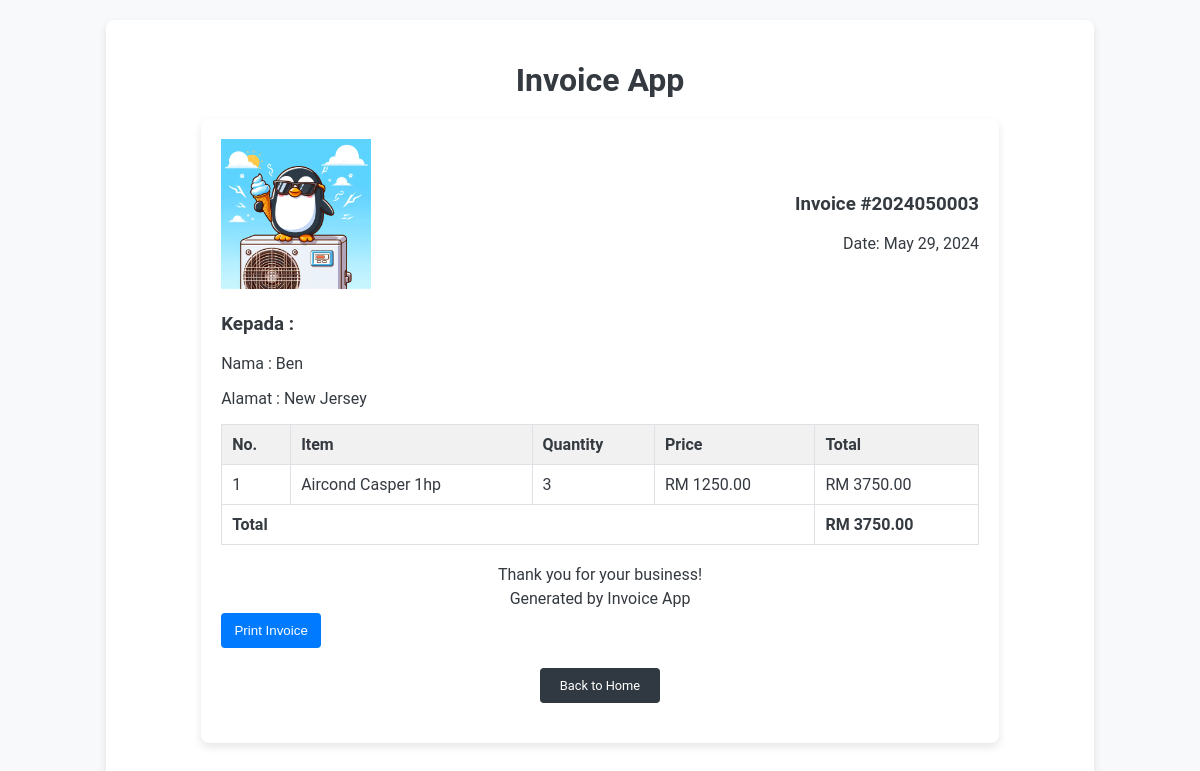
/invoice/3, run on the app's committed database.
### app.py (models this page shows)
class Invoice(db.Model):
    id = db.Column(db.Integer, primary_key=True)
    invoice_number = db.Column(db.String(20), unique=True, nullable=False)  # Updated field name
    client_id = db.Column(db.Integer, db.ForeignKey('client.id'), nullable=False)
    date = db.Column(db.DateTime, default=datetime.now)
    total = db.Column(db.Float, nullable=False)
    client = db.relationship('Client', backref=db.backref('invoices', lazy=True))

class Client(db.Model):
    id = db.Column(db.Integer, primary_key=True)
    name = db.Column(db.String(100), nullable=False)
    email = db.Column(db.String(100), nullable=False)
    phone = db.Column(db.String(20), nullable=False)
    address = db.Column(db.String(200), nullable=False)

class InvoiceItem(db.Model):
    id = db.Column(db.Integer, primary_key=True)
    invoice_id = db.Column(db.Integer, db.ForeignKey('invoice.id'), nullable=False)
    service_id = db.Column(db.Integer, db.ForeignKey('service.id'), nullable=False)
    quantity = db.Column(db.Integer, nullable=False)
    cost = db.Column(db.Float, nullable=False)
    invoice = db.relationship('Invoice', backref=db.backref('items', lazy=True))
    service = db.relationship('Service', backref=db.backref('items', lazy=True))

class Service(db.Model):
    id = db.Column(db.Integer, primary_key=True)
    description = db.Column(db.String(200), nullable=False)
    cost = db.Column(db.Numeric(10,2), nullable=False)
    type = db.Column(db.String(100), nullable=False)

### app.py (the view)
@app.route('/invoice/<int:invoice_id>')
def view_invoice(invoice_id):
    invoice = Invoice.query.get(invoice_id)
    return render_template('view_invoice.html', invoice=invoice)

### templates/view_invoice.html
{% extends "base.html" %} {% block content %}
<div class="invoice-container">
  <div class="invoice-header">
    <div class="logo">
      <img src="images/logo1.jpg" alt="Company Logo" />
    </div>
    <div class="invoice-details">
      <h3>Invoice #{{ invoice.invoice_number }}</h3>
      <p>Date: {{ invoice.date.strftime('%B %d, %Y') }}</p>
    </div>
  </div>
  <div class="client-details">
    <h3>Kepada :</h3>
    <p>Nama : {{ invoice.client.name }}</p>
    <p>Alamat : {{ invoice.client.address }}</p>
  </div>
  <table class="invoice-table">
    <thead>
      <tr>
        <th>No.</th>
        <th>Item</th>
        <th>Quantity</th>
        <th>Price</th>
        <th>Total</th>
      </tr>
    </thead>
    <tbody>
      {% for item in invoice.items %}
      <tr>
        <td>{{ loop.index }}</td>
        <td>{{ item.service.description }}</td>
        <td>{{ item.quantity }}</td>
        <td>RM {{ item.service.cost|round(2) }}</td>
        <td>RM {{ "%.2f"|format(item.cost) }}</td>
      </tr>
      {% endfor %}
    </tbody>
    <tfoot>
      <tr>
        <td colspan="4">Total</td>
        <td>RM {{ "%.2f"|format(invoice.total)}}</td>
      </tr>
    </tfoot>
  </table>
  <div class="invoice-footer">
    <p>Thank you for your business!</p>
    <p>Generated by Invoice App</p>
  </div>
  <div class="invoice-actions">
    <button onclick="window.print()" class="btn print-invoice">
      Print Invoice
    </button>
  </div>
  <a href="{{ url_for('index') }}" class="btn return-home">Back to Home</a>
</div>
{% endblock %}

### static/styles.css (style rules this page uses)
body { font-family: 'Roboto', Arial, sans-serif; background-color: #f8f9fa; color: #343a40; }
a.btn { display: inline-block; padding: 10px 20px; margin: 10px; background-color: #007bff; color: #fff; text-decoration: none; border-radius: 4px; transition: background-color 0.3s; }
button { width: 100px; padding: 10px; background-color: #007bff; color: #fff; border: none; border-radius: 4px; cursor: pointer; transition: background-color 0.3s; }
a.btn { display: inline-block; padding: 10px 20px; background-color: #007bff; color: #fff; text-decoration: none; border-radius: 4px; transition: background-color 0.3s; text-align: center; margin: 20px auto; }
a.return-home { display: block; width: fit-content; background-color: #303841; margin-top: 20px; font-size: 0.8em; }
.invoice-container { width: 80%; margin: 20px auto; padding: 20px; background-color: #fff; border-radius: 8px; box-shadow: 0 4px 8px rgba(0, 0, 0, 0.1); }
.invoice-header { display: flex; justify-content: space-between; align-items: center; margin-bottom: 20px; }
.logo img { width: 150px; height: auto; }
.invoice-details { text-align: right; }
.invoice-details p { margin: 5px 0; }
.invoice-table { width: 100%; border-collapse: collapse; margin-bottom: 20px; }
.invoice-table th, .invoice-table td { border: 1px solid #dee2e6; padding: 10px; text-align: left; }
.invoice-table th { background-color: #f1f1f1; }
.invoice-table tfoot td { font-weight: bold; }
.invoice-footer { text-align: center; margin-top: 20px; }
.invoice-footer p { margin: 5px 0; }

### data on the page
Invoice: invoice_number "2024050003", date "May 29, 2024", total "3750.00"
Client: client.name "Ben", client.address "New Jersey"
InvoiceItem: service.description "Aircond Casper 1hp", quantity "3", service.cost "1250.00", cost "3750.00"
